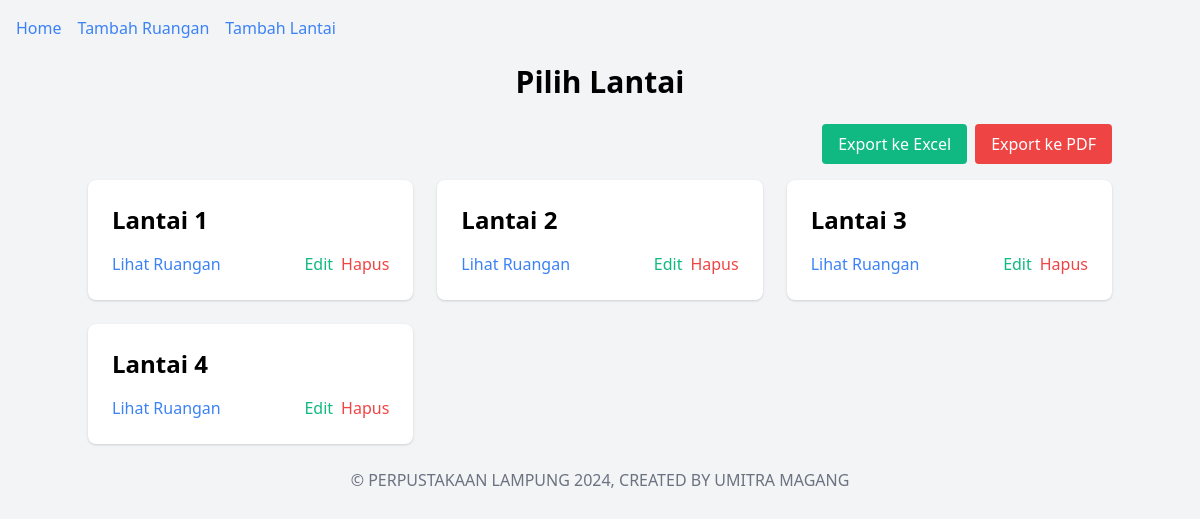
Before: / with the older database file.
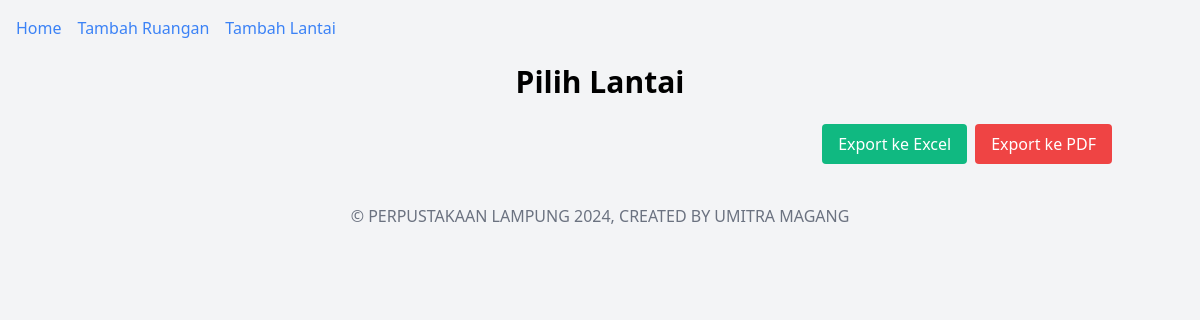
After: the same page with the newer database file.
### tables this page shows
CREATE TABLE `lantai` (
  `id` int(11) NOT NULL,
  `nomor_lantai` int(11) NOT NULL
);

### index.php (the view)
<?php
include 'db.php';
include 'header.php';
$lantai_result = $conn->query("SELECT * FROM lantai");
?>
<div class="container mx-auto">
    <h1 class="text-3xl font-bold mb-6 text-center">Pilih Lantai</h1>
    <div class="flex justify-end mb-4">
        <a href="export_excel.php" class="px-4 py-2 bg-green-500 text-white rounded hover:bg-green-600 transition mr-2">Export ke Excel</a>
        <a href="export_pdf.php" class="px-4 py-2 bg-red-500 text-white rounded hover:bg-red-600 transition">Export ke PDF</a>
    </div>
    <div class="grid grid-cols-1 sm:grid-cols-2 lg:grid-cols-3 gap-6">
        <?php while ($lantai = $lantai_result->fetch_assoc()): ?>
            <div class="p-6 bg-white rounded-lg shadow hover:shadow-lg transition">
                <h2 class="text-2xl font-bold">Lantai <?php echo $lantai['nomor_lantai']; ?></h2>
                <div class="mt-4 flex justify-between">
                    <a href="ruangan.php?lantai_id=<?php echo $lantai['id']; ?>" class="text-blue-500">Lihat Ruangan</a>
                    <div class="flex space-x-2">
                        <a href="edit_lantai.php?id=<?php echo $lantai['id']; ?>" class="text-green-500">Edit</a>
                        <a href="hapus_lantai.php?id=<?php echo $lantai['id']; ?>" class="text-red-500">Hapus</a>
                    </div>
                </div>
            </div>
        <?php endwhile; ?>
    </div>
</div>
<?php include 'footer.php'; ?>

### header.php (shortened to what this page needs)
<!DOCTYPE html>
<html lang="en">
<head>
    <link href="https://cdn.jsdelivr.net/npm/tailwindcss@2.2.19/dist/tailwind.min.css" rel="stylesheet">
</head>
<body class="bg-gray-100 p-4">
    <nav class="mb-6">
        <ul class="flex space-x-4">
            <li><a href="index.php" class="text-blue-500">Home</a></li>
            <li><a href="tambah_ruangan.php" class="text-blue-500">Tambah Ruangan</a></li>
            <li><a href="tambah_lantai.php" class="text-blue-500">Tambah Lantai</a></li>
        </ul>
    </nav>

### footer.php
<footer class="mt-6">
    <p class="text-center text-gray-500">&copy; PERPUSTAKAAN LAMPUNG 2024, CREATED BY UMITRA MAGANG</p>
</footer>
</body>
</html>

Changed rows visible on the page:
removed lantai: nomor_lantai "1"
removed lantai: nomor_lantai "2"
removed lantai: nomor_lantai "3"
removed lantai: nomor_lantai "4"
